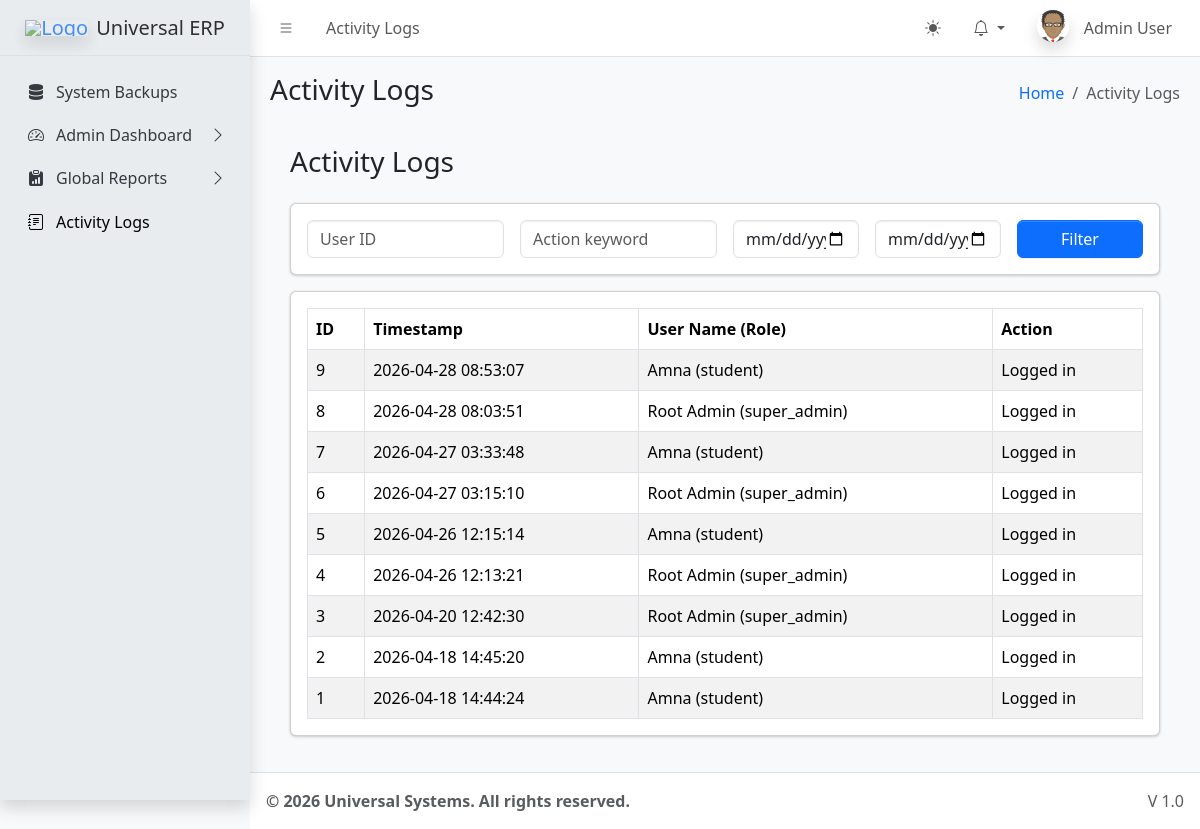
Page /dashboards/admin/activity_logs.php (signed in) on the committed database.
### tables this page shows
CREATE TABLE `sys_pages` (
  `id` int(11) NOT NULL,
  `parent_id` int(11) DEFAULT 0,
  `page_name` varchar(100) NOT NULL,
  `page_url` varchar(255) DEFAULT '#',
  `icon_class` varchar(50) DEFAULT 'bi bi-circle',
  `sort_order` int(11) DEFAULT 0
);

CREATE TABLE `activity_logs` (
  `id` int(11) NOT NULL,
  `user_id` int(11) NOT NULL,
  `action` varchar(255) NOT NULL,
  `timestamp` timestamp NOT NULL DEFAULT current_timestamp()
);

CREATE TABLE `users` (
  `id` int(11) NOT NULL,
  `name` varchar(100) NOT NULL,
  `email` varchar(100) NOT NULL,
  `password` varchar(255) NOT NULL,
  `role` varchar(50) NOT NULL,
  `identity_no` varchar(50) DEFAULT NULL,
  `registration_no` varchar(50) DEFAULT NULL,
  `is_active` tinyint(1) DEFAULT 1,
  `created_at` timestamp NOT NULL DEFAULT current_timestamp()
);

### dashboards/admin/activity_logs.php (the view, shortened to what this page needs)
<?php
require_once '../../core/db.php';
require_once '../../includes/header.php';
$whereClause = "1=1";
$params = [];
$sql = "SELECT a.*, u.name as user_name, u.role as user_role
        FROM activity_logs a
        LEFT JOIN users u ON a.user_id = u.id
        WHERE {$whereClause}
        ORDER BY a.timestamp DESC LIMIT 500";
$stmt = $pdo->prepare($sql);
$stmt->execute($params);
$logs = $stmt->fetchAll();
?>
<div class="app-content-header">
    <div class="container-fluid">
        <div class="row">
            <div class="col-sm-6"><h3>Activity Logs</h3></div>
        </div>
    </div>
</div>
<div class="app-content">
    <div class="container-fluid">
        <div class="card mb-3">
            <div class="card-body">
                <form method="get" class="row gx-3 gy-2 align-items-center">
                    <div class="col-sm-3">
                        <input type="text" name="user_id" class="form-control" placeholder="User ID" value="<?= htmlspecialchars($_GET['user_id'] ?? '') ?>">
                    </div>
                    <div class="col-sm-3">
                        <input type="text" name="action" class="form-control" placeholder="Action keyword" value="<?= htmlspecialchars($_GET['action'] ?? '') ?>">
                    </div>
                    <div class="col-sm-2">
                        <input type="date" name="date_from" class="form-control" value="<?= htmlspecialchars($_GET['date_from'] ?? '') ?>">
                    </div>
                    <div class="col-sm-2">
                        <input type="date" name="date_to" class="form-control" value="<?= htmlspecialchars($_GET['date_to'] ?? '') ?>">
                    </div>
                    <div class="col-sm-2">
                        <button type="submit" class="btn btn-primary w-100">Filter</button>
                    </div>
                </form>
            </div>
        </div>
        <div class="card mb-4">
            <div class="card-body">
                <table class="table table-bordered table-striped">
                    <thead>
                        <tr>
                            <th>ID</th>
                            <th>Timestamp</th>
                            <th>User Name (Role)</th>
                            <th>Action</th>
                        </tr>
                    </thead>
                    <tbody>
                        <?php if (count($logs) > 0): ?>
                            <?php foreach($logs as $log): ?>
                            <tr>
                                <td><?= htmlspecialchars($log['id']) ?></td>
                                <td><?= htmlspecialchars($log['timestamp']) ?></td>
                                <td><?= htmlspecialchars($log['user_name'] . ' (' . $log['user_role'] . ')') ?></td>
                                <td><?= htmlspecialchars($log['action']) ?></td>
                            </tr>
                            <?php endforeach; ?>
                        <?php else: ?>
                            <tr><td colspan="4" class="text-center">No logs found</td></tr>
                        <?php endif; ?>
                    </tbody>
                </table>
            </div>
        </div>
    </div>
</div>
<?php require_once '../../includes/footer.php'; ?>

### includes/header.php (shortened to what this page needs)
<?php
require_once __DIR__ . '/../core/session.php';
$settings = [];
$stmt = $pdo->query("SELECT * FROM system_settings");
while ($row = $stmt->fetch()) {
    $settings[$row['setting_key']] = $row['setting_value'];
}
$current_url = substr($_SERVER['SCRIPT_NAME'], strlen('/universal/'));
$pageStmt = $pdo->prepare("SELECT * FROM sys_pages WHERE page_url LIKE ? LIMIT 1");
$pageStmt->execute(["%$current_url%"]);
$currentPageData = $pageStmt->fetch();
$pageTitle = $currentPageData['page_name'] ?? 'Dashboard';
$pageId = $currentPageData['id'] ?? 0;
$breadcrumbs = [];
if ($currentPageData) {
    $crumbId = $currentPageData['id'];
    while($crumbId != 0) {
        $crumbStmt = $pdo->prepare("SELECT id, parent_id, page_name, page_url FROM sys_pages WHERE id = ?");
        $crumbStmt->execute([$crumbId]);
        $crumb = $crumbStmt->fetch();
        array_unshift($breadcrumbs, $crumb);
        $crumbId = $crumb['parent_id'];
    }
}
?>
<!DOCTYPE html>
<html lang="en"> <head>
    <link rel="stylesheet" href="<?= BASE_URL ?>assets/css/bootstrap.min.css" />
    <link rel="stylesheet" href="<?= BASE_URL ?>assets/css/bootstrap-icons.css" />
    <link rel="stylesheet" href="<?= BASE_URL ?>assets/css/adminlte.min.css" />
    <link rel="stylesheet" href="https://cdnjs.cloudflare.com/ajax/libs/font-awesome/6.4.2/css/all.min.css" />
</head>
<body class="layout-fixed sidebar-expand-lg bg-body-tertiary">
<div class="app-wrapper">
    <nav class="app-header navbar navbar-expand bg-body">
        <div class="container-fluid">
            <ul class="navbar-nav">
                <li class="nav-item"> <a class="nav-link" data-lte-toggle="sidebar" href="#" role="button"><i class="bi bi-list"></i></a> </li>
                <li class="nav-item d-none d-md-block"> <a href="#" class="nav-link"><?= $pageTitle ?></a> </li>
            </ul>
            <ul class="navbar-nav ms-auto">
                <li class="nav-item">
                    <button class="btn btn-link nav-link" id="theme-toggle" type="button">
                        <i class="bi bi-sun-fill" id="theme-icon"></i>
                    </button>
                </li>
                <li class="nav-item dropdown">
                    <a class="nav-link dropdown-toggle" data-bs-toggle="dropdown" href="#" aria-expanded="false">
                        <i class="bi bi-bell"></i>
                    </a>
                </li>
                <li class="nav-item dropdown user-menu">
                    <a href="#" class="nav-link dropdown-toggle" data-bs-toggle="dropdown">
                        <img src="<?= !empty($_SESSION['avatar']) ? $_SESSION['avatar'] : BASE_URL.'assets/img/avatar.png' ?>" class="user-image rounded-circle shadow" alt="User Image">
                        <span class="d-none d-md-inline ms-1"><?= htmlspecialchars($_SESSION['name']) ?></span>
                    </a>
                </li>
            </ul>
        </div>
    </nav>
    <?php include __DIR__ . '/sidebar.php'; ?>
    <main class="app-main">
        <div class="app-content-header">
            <div class="container-fluid">
                <div class="row">
                    <div class="col-sm-6"><h3 class="mb-0"><?= $pageTitle ?></h3></div>
                    <div class="col-sm-6">
                        <ol class="breadcrumb float-sm-end">
                            <li class="breadcrumb-item"><a href="<?= BASE_URL ?>">Home</a></li>
                            <?php foreach($breadcrumbs as $b): ?>
                                <li class="breadcrumb-item <?= ($b['id'] == $pageId) ? 'active' : '' ?>">
                                    <?= htmlspecialchars($b['page_name']) ?>
                                </li>
                            <?php endforeach; ?>
                        </ol>
                    </div>
                </div>
            </div>
        </div>
        <div class="app-content">
            <div class="container-fluid">

### includes/sidebar.php (shortened to what this page needs)
<aside class="app-sidebar bg-body-secondary shadow">
    <div class="sidebar-brand">
        <a href="<?= BASE_URL ?>index.php" class="brand-link">
            <img src="<?= $settings['system_logo'] ?>" alt="Logo" class="brand-image opacity-75 shadow">
            <span class="brand-text fw-light"><?= $settings['system_name'] ?></span>
        </a>
    </div>
    <div class="sidebar-wrapper">
        <nav class="mt-2">
            <ul class="nav sidebar-menu flex-column" data-lte-toggle="treeview" role="menu" data-accordion="false">
                <?php
                function buildMenu($pdo, $parentId = 0, $userRole, $currentUrl)
                {
                    $sql = "
                        SELECT p.* FROM sys_pages p
                        JOIN role_access ra ON p.id = ra.page_id
                        WHERE p.parent_id = ? AND ra.role_key = ?
                        ORDER BY p.sort_order ASC
                    ";
                    $stmt = $pdo->prepare($sql);
                    $stmt->execute([$parentId, $userRole]);
                    $items = $stmt->fetchAll();
                    foreach ($items as $item) {
                        $childStmt = $pdo->prepare("SELECT COUNT(*) FROM sys_pages WHERE parent_id = ?");
                        $childStmt->execute([$item['id']]);
                        $hasChildren = $childStmt->fetchColumn() > 0;
                        $isActive = (strpos($currentUrl, $item['page_url']) !== false && $item['page_url'] !== '#');
                        $menuOpen = $isActive ? 'menu-open' : '';
                        $activeClass = $isActive ? 'active' : '';
                        echo '<li class="nav-item ' . $menuOpen . '">';
                        echo '<a href="' . ($hasChildren ? '#' : BASE_URL . $item['page_url']) . '" class="nav-link ' . $activeClass . '">';
                        echo '<i class="nav-icon ' . $item['icon_class'] . '"></i>';
                        echo '<p>' . htmlspecialchars($item['page_name']);
                        echo '</p></a>';
                        if ($hasChildren) {
                            buildMenu($pdo, $item['id'], $userRole, $currentUrl);
                        }
                        echo '</li>';
                    }
                }
                $cur = substr($_SERVER['SCRIPT_NAME'], strlen('/universal/'));
                buildMenu($pdo, 0, $_SESSION['role'], $cur);
                ?>
            </ul>
        </nav>
    </div>
</aside>

### includes/footer.php (shortened to what this page needs)
</div> </div> </main>
    <footer class="app-footer">
        <div class="float-end d-none d-sm-inline">V 1.0</div>
        <strong><?= $settings['footer_text'] ?></strong>
    </footer>
</div> <script src="<?= BASE_URL ?>assets/js/bootstrap.bundle.min.js"></script>
</body>
</html>

### includes/header.php (style rules this page uses)
.user-image { width: 30px; height: 30px; object-fit: cover; }

### rows in the picture
sys_pages: page_name "Activity Logs"
sys_pages: page_name "System Backups"
sys_pages: page_name "Admin Dashboard"
sys_pages: page_name "Global Reports"
activity_logs: id "9", timestamp "2026-04-28 08:53:07", user.role "Amna (student)", action "Logged in"
activity_logs: id "8", timestamp "2026-04-28 08:03:51", user.role "Root Admin (super_admin)", action "Logged in"
activity_logs: id "7", timestamp "2026-04-27 03:33:48", user.role "Amna (student)", action "Logged in"
activity_logs: id "6", timestamp "2026-04-27 03:15:10", user.role "Root Admin (super_admin)", action "Logged in"
activity_logs: id "5", timestamp "2026-04-26 12:15:14", user.role "Amna (student)", action "Logged in"
activity_logs: id "4", timestamp "2026-04-26 12:13:21", user.role "Root Admin (super_admin)", action "Logged in"
activity_logs: id "3", timestamp "2026-04-20 12:42:30", user.role "Root Admin (super_admin)", action "Logged in"
activity_logs: id "2", timestamp "2026-04-18 14:45:20", user.role "Amna (student)", action "Logged in"
activity_logs: id "1", timestamp "2026-04-18 14:44:24", user.role "Amna (student)", action "Logged in"

### other values in the picture
$_SESSION['name'] "Admin User"
$settings['system_name'] "Universal ERP"
$settings['footer_text'] "© 2026 Universal Systems. All rights reserved."
